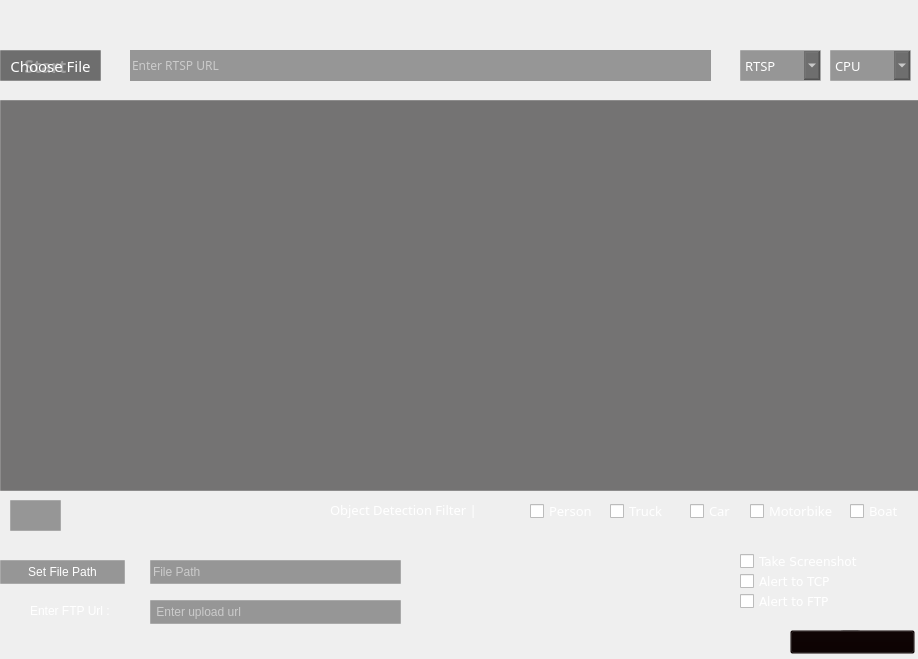
<?xml version="1.0" encoding="UTF-8"?>
<ui version="4.0">
 <class>MainWindow</class>
 <widget class="QMainWindow" name="MainWindow">
  <property name="geometry">
   <rect>
    <x>0</x>
    <y>0</y>
    <width>918</width>
    <height>659</height>
   </rect>
  </property>
  <property name="windowTitle">
   <string>Object Detection</string>
  </property>
  <property name="windowIcon">
   <iconset>
    <normaloff>:/Background/Background/logo.png</normaloff>:/Background/Background/logo.png</iconset>
  </property>
  <property name="styleSheet">
   <string notr="true"/>
  </property>
  <widget class="QWidget" name="centralwidget">
   <widget class="QGraphicsView" name="graphicsView">
    <property name="geometry">
     <rect>
      <x>0</x>
      <y>100</y>
      <width>921</width>
      <height>391</height>
     </rect>
    </property>
    <property name="sizePolicy">
     <sizepolicy hsizetype="Preferred" vsizetype="Preferred">
      <horstretch>0</horstretch>
      <verstretch>0</verstretch>
     </sizepolicy>
    </property>
    <property name="font">
     <font>
      <family>Century Gothic</family>
     </font>
    </property>
    <property name="styleSheet">
     <string notr="true">background: rgba( 14, 13, 13, 0.55 );
box-shadow: 0 8px 32px 0 rgba( 31, 38, 135, 0.37 );
backdrop-filter: blur( 20px );
-webkit-backdrop-filter: blur( 20px );
border: 1px solid rgba( 255, 255, 255, 0.18 );
border: opacity(0%);</string>
    </property>
    <property name="frameShape">
     <enum>QFrame::StyledPanel</enum>
    </property>
    <property name="frameShadow">
     <enum>QFrame::Raised</enum>
    </property>
    <property name="sizeAdjustPolicy">
     <enum>QAbstractScrollArea::AdjustIgnored</enum>
    </property>
   </widget>
   <widget class="QLineEdit" name="lineEdit">
    <property name="geometry">
     <rect>
      <x>130</x>
      <y>50</y>
      <width>581</width>
      <height>31</height>
     </rect>
    </property>
    <property name="font">
     <font>
      <family>Microsoft JhengHei Light</family>
      <pointsize>9</pointsize>
     </font>
    </property>
    <property name="styleSheet">
     <string notr="true">background: rgba( 76, 76, 76, 0.55 );
color: white;
box-shadow: 0 8px 32px 0 rgba( 31, 38, 135, 0.37 );
backdrop-filter: blur( 20px );
-webkit-backdrop-filter: blur( 20px );
border: opacity(0%);
</string>
    </property>
    <property name="frame">
     <bool>false</bool>
    </property>
    <property name="placeholderText">
     <string>Enter RTSP URL</string>
    </property>
    <property name="clearButtonEnabled">
     <bool>true</bool>
    </property>
   </widget>
   <widget class="QPushButton" name="start_button">
    <property name="geometry">
     <rect>
      <x>-10</x>
      <y>50</y>
      <width>111</width>
      <height>31</height>
     </rect>
    </property>
    <property name="font">
     <font>
      <family>Gill Sans MT</family>
      <pointsize>13</pointsize>
      <bold>true</bold>
      <underline>false</underline>
     </font>
    </property>
    <property name="mouseTracking">
     <bool>true</bool>
    </property>
    <property name="styleSheet">
     <string notr="true">background: rgba( 76, 76, 76, 0.55 );
color: white;
box-shadow: 0 8px 32px 0 rgba( 31, 38, 135, 0.37 );
backdrop-filter: blur( 20px );
-webkit-backdrop-filter: blur( 20px );
border: 1px solid rgba( 255, 255, 255, 0.18 );
border: opacity(0%);</string>
    </property>
    <property name="text">
     <string>Start</string>
    </property>
    <property name="autoRepeatDelay">
     <number>100</number>
    </property>
    <property name="autoDefault">
     <bool>true</bool>
    </property>
    <property name="default">
     <bool>true</bool>
    </property>
    <property name="flat">
     <bool>true</bool>
    </property>
   </widget>
   <widget class="QLabel" name="background">
    <property name="geometry">
     <rect>
      <x>-260</x>
      <y>-20</y>
      <width>1341</width>
      <height>781</height>
     </rect>
    </property>
    <property name="styleSheet">
     <string notr="true">image: url(:/Background/Background/Background.png);</string>
    </property>
    <property name="text">
     <string/>
    </property>
   </widget>
   <widget class="QPushButton" name="screenshot">
    <property name="enabled">
     <bool>true</bool>
    </property>
    <property name="geometry">
     <rect>
      <x>10</x>
      <y>500</y>
      <width>51</width>
      <height>31</height>
     </rect>
    </property>
    <property name="font">
     <font>
      <family>Century Gothic</family>
     </font>
    </property>
    <property name="styleSheet">
     <string notr="true">background: rgba( 76, 76, 76, 0.55 );
box-shadow: 0 8px 32px 0 rgba( 31, 38, 135, 0.37 );
backdrop-filter: blur( 20px );
-webkit-backdrop-filter: blur( 20px );
border: 1px solid rgba( 255, 255, 255, 0.18 );
border: opacity(0%);</string>
    </property>
    <property name="text">
     <string/>
    </property>
    <property name="icon">
     <iconset>
      <normaloff>:/Icons/Icons/landscapev1.png</normaloff>:/Icons/Icons/landscapev1.png</iconset>
    </property>
    <property name="shortcut">
     <string>S</string>
    </property>
    <property name="autoDefault">
     <bool>true</bool>
    </property>
    <property name="default">
     <bool>true</bool>
    </property>
    <property name="flat">
     <bool>false</bool>
    </property>
   </widget>
   <widget class="QPushButton" name="close_button">
    <property name="enabled">
     <bool>true</bool>
    </property>
    <property name="geometry">
     <rect>
      <x>880</x>
      <y>0</y>
      <width>41</width>
      <height>31</height>
     </rect>
    </property>
    <property name="focusPolicy">
     <enum>Qt::StrongFocus</enum>
    </property>
    <property name="acceptDrops">
     <bool>false</bool>
    </property>
    <property name="autoFillBackground">
     <bool>false</bool>
    </property>
    <property name="styleSheet">
     <string notr="true"/>
    </property>
    <property name="text">
     <string/>
    </property>
    <property name="icon">
     <iconset>
      <normaloff>:/Icons/Icons/cancel (1).png</normaloff>:/Icons/Icons/cancel (1).png</iconset>
    </property>
    <property name="shortcut">
     <string>P</string>
    </property>
    <property name="autoRepeat">
     <bool>false</bool>
    </property>
    <property name="autoRepeatDelay">
     <number>300</number>
    </property>
    <property name="autoRepeatInterval">
     <number>300</number>
    </property>
    <property name="autoDefault">
     <bool>true</bool>
    </property>
    <property name="default">
     <bool>true</bool>
    </property>
    <property name="flat">
     <bool>true</bool>
    </property>
   </widget>
   <widget class="QPushButton" name="minimize_button">
    <property name="enabled">
     <bool>true</bool>
    </property>
    <property name="geometry">
     <rect>
      <x>840</x>
      <y>0</y>
      <width>41</width>
      <height>31</height>
     </rect>
    </property>
    <property name="focusPolicy">
     <enum>Qt::StrongFocus</enum>
    </property>
    <property name="acceptDrops">
     <bool>false</bool>
    </property>
    <property name="autoFillBackground">
     <bool>false</bool>
    </property>
    <property name="styleSheet">
     <string notr="true"/>
    </property>
    <property name="text">
     <string/>
    </property>
    <property name="icon">
     <iconset>
      <normaloff>:/Icons/Icons/minimize-sign.png</normaloff>:/Icons/Icons/minimize-sign.png</iconset>
    </property>
    <property name="shortcut">
     <string>P</string>
    </property>
    <property name="autoRepeat">
     <bool>false</bool>
    </property>
    <property name="autoRepeatDelay">
     <number>300</number>
    </property>
    <property name="autoRepeatInterval">
     <number>300</number>
    </property>
    <property name="autoDefault">
     <bool>true</bool>
    </property>
    <property name="default">
     <bool>true</bool>
    </property>
    <property name="flat">
     <bool>true</bool>
    </property>
   </widget>
   <widget class="QLabel" name="label">
    <property name="geometry">
     <rect>
      <x>350</x>
      <y>220</y>
      <width>211</width>
      <height>131</height>
     </rect>
    </property>
    <property name="styleSheet">
     <string notr="true">image: url(:/Background/Background/logo.png);</string>
    </property>
    <property name="text">
     <string/>
    </property>
   </widget>
   <widget class="QCheckBox" name="filter_truck">
    <property name="geometry">
     <rect>
      <x>610</x>
      <y>500</y>
      <width>61</width>
      <height>22</height>
     </rect>
    </property>
    <property name="font">
     <font>
      <family>Exan</family>
      <pointsize>10</pointsize>
     </font>
    </property>
    <property name="styleSheet">
     <string notr="true">QCheckBox {color: white;}</string>
    </property>
    <property name="text">
     <string>Truck</string>
    </property>
    <property name="tristate">
     <bool>false</bool>
    </property>
   </widget>
   <widget class="QLabel" name="label_filter">
    <property name="geometry">
     <rect>
      <x>330</x>
      <y>500</y>
      <width>191</width>
      <height>20</height>
     </rect>
    </property>
    <property name="font">
     <font>
      <family>Exan</family>
      <pointsize>10</pointsize>
     </font>
    </property>
    <property name="styleSheet">
     <string notr="true">QLabel {color: white;}</string>
    </property>
    <property name="text">
     <string>Object Detection Filter |</string>
    </property>
   </widget>
   <widget class="QCheckBox" name="filter_car">
    <property name="geometry">
     <rect>
      <x>690</x>
      <y>500</y>
      <width>51</width>
      <height>22</height>
     </rect>
    </property>
    <property name="font">
     <font>
      <family>Exan</family>
      <pointsize>10</pointsize>
     </font>
    </property>
    <property name="styleSheet">
     <string notr="true">QCheckBox {color: white;}</string>
    </property>
    <property name="text">
     <string>Car</string>
    </property>
    <property name="tristate">
     <bool>false</bool>
    </property>
   </widget>
   <widget class="QCheckBox" name="filter_motorbike">
    <property name="geometry">
     <rect>
      <x>750</x>
      <y>500</y>
      <width>91</width>
      <height>22</height>
     </rect>
    </property>
    <property name="font">
     <font>
      <family>Exan</family>
      <pointsize>10</pointsize>
     </font>
    </property>
    <property name="styleSheet">
     <string notr="true">QCheckBox {color: white;}</string>
    </property>
    <property name="text">
     <string>Motorbike</string>
    </property>
    <property name="tristate">
     <bool>false</bool>
    </property>
   </widget>
   <widget class="QCheckBox" name="filter_boat">
    <property name="geometry">
     <rect>
      <x>850</x>
      <y>500</y>
      <width>61</width>
      <height>22</height>
     </rect>
    </property>
    <property name="font">
     <font>
      <family>Exan</family>
      <pointsize>10</pointsize>
     </font>
    </property>
    <property name="styleSheet">
     <string notr="true">QCheckBox {color: white;}</string>
    </property>
    <property name="text">
     <string>Boat</string>
    </property>
    <property name="tristate">
     <bool>false</bool>
    </property>
   </widget>
   <widget class="QCheckBox" name="filter_person">
    <property name="geometry">
     <rect>
      <x>530</x>
      <y>500</y>
      <width>71</width>
      <height>22</height>
     </rect>
    </property>
    <property name="font">
     <font>
      <family>Exan</family>
      <pointsize>10</pointsize>
     </font>
    </property>
    <property name="styleSheet">
     <string notr="true">QCheckBox {color: white;}</string>
    </property>
    <property name="text">
     <string>Person</string>
    </property>
    <property name="tristate">
     <bool>false</bool>
    </property>
   </widget>
   <widget class="QPushButton" name="selectFileButton">
    <property name="geometry">
     <rect>
      <x>0</x>
      <y>560</y>
      <width>125</width>
      <height>24</height>
     </rect>
    </property>
    <property name="styleSheet">
     <string notr="true">background: rgba( 76, 76, 76, 0.55 );
color: white;
box-shadow: 0 8px 32px 0 rgba( 31, 38, 135, 0.37 );
backdrop-filter: blur( 20px );
-webkit-backdrop-filter: blur( 20px );
border: 1px solid rgba( 255, 255, 255, 0.18 );
border: opacity(0%);</string>
    </property>
    <property name="text">
     <string>Set File Path</string>
    </property>
   </widget>
   <widget class="QLineEdit" name="uploadUrlLineEdit">
    <property name="geometry">
     <rect>
      <x>150</x>
      <y>600</y>
      <width>251</width>
      <height>24</height>
     </rect>
    </property>
    <property name="styleSheet">
     <string notr="true">background: rgba( 76, 76, 76, 0.55 );
color: white;
box-shadow: 0 8px 32px 0 rgba( 31, 38, 135, 0.37 );
backdrop-filter: blur( 20px );
-webkit-backdrop-filter: blur( 20px );
border: 1px solid rgba( 255, 255, 255, 0.18 );
border: opacity(0%);</string>
    </property>
    <property name="placeholderText">
     <string> Enter upload url</string>
    </property>
   </widget>
   <widget class="QLineEdit" name="fileNameLineEdit">
    <property name="geometry">
     <rect>
      <x>150</x>
      <y>560</y>
      <width>251</width>
      <height>24</height>
     </rect>
    </property>
    <property name="styleSheet">
     <string notr="true">background: rgba( 76, 76, 76, 0.55 );
color: white;
box-shadow: 0 8px 32px 0 rgba( 31, 38, 135, 0.37 );
backdrop-filter: blur( 20px );
-webkit-backdrop-filter: blur( 20px );
border: 1px solid rgba( 255, 255, 255, 0.18 );
border: opacity(0%);</string>
    </property>
    <property name="readOnly">
     <bool>true</bool>
    </property>
    <property name="placeholderText">
     <string>File Path</string>
    </property>
   </widget>
   <widget class="QPushButton" name="uploadButton">
    <property name="enabled">
     <bool>false</bool>
    </property>
    <property name="geometry">
     <rect>
      <x>790</x>
      <y>630</y>
      <width>125</width>
      <height>24</height>
     </rect>
    </property>
    <property name="styleSheet">
     <string notr="true">background-color: rgba(10, 0, 0, 0);</string>
    </property>
    <property name="text">
     <string/>
    </property>
   </widget>
   <widget class="QProgressBar" name="progressBar">
    <property name="geometry">
     <rect>
      <x>840</x>
      <y>630</y>
      <width>21</width>
      <height>16</height>
     </rect>
    </property>
    <property name="font">
     <font>
      <family>Centauri</family>
     </font>
    </property>
    <property name="styleSheet">
     <string notr="true">background-color: dark grey;
color: white;
border: opacity(0%);
</string>
    </property>
    <property name="value">
     <number>0</number>
    </property>
   </widget>
   <widget class="QComboBox" name="comboBox">
    <property name="geometry">
     <rect>
      <x>830</x>
      <y>50</y>
      <width>81</width>
      <height>31</height>
     </rect>
    </property>
    <property name="font">
     <font>
      <family>Exan</family>
      <pointsize>10</pointsize>
      <bold>false</bold>
     </font>
    </property>
    <property name="styleSheet">
     <string notr="true">background: rgba( 76, 76, 76, 0.55 );
color: white;
box-shadow: 0 8px 32px 0 rgba( 31, 38, 135, 0.37 );
backdrop-filter: blur( 20px );
-webkit-backdrop-filter: blur( 20px );
border: 1px solid rgba( 255, 255, 255, 0.18 );
border: opacity(0%);</string>
    </property>
    <item>
     <property name="text">
      <string>CPU</string>
     </property>
    </item>
    <item>
     <property name="text">
      <string>GPU</string>
     </property>
    </item>
   </widget>
   <widget class="QLabel" name="label_2">
    <property name="geometry">
     <rect>
      <x>30</x>
      <y>600</y>
      <width>91</width>
      <height>21</height>
     </rect>
    </property>
    <property name="styleSheet">
     <string notr="true">color: white;
border: opacity(0%);
</string>
    </property>
    <property name="text">
     <string>Enter FTP Url :</string>
    </property>
   </widget>
   <widget class="QCheckBox" name="screenShot_checkBox">
    <property name="enabled">
     <bool>true</bool>
    </property>
    <property name="geometry">
     <rect>
      <x>740</x>
      <y>550</y>
      <width>171</width>
      <height>22</height>
     </rect>
    </property>
    <property name="font">
     <font>
      <family>Verdana</family>
      <pointsize>9</pointsize>
     </font>
    </property>
    <property name="styleSheet">
     <string notr="true">color: white;
</string>
    </property>
    <property name="text">
     <string>Take Screenshot</string>
    </property>
    <property name="checked">
     <bool>false</bool>
    </property>
   </widget>
   <widget class="QComboBox" name="source_comboBox">
    <property name="geometry">
     <rect>
      <x>740</x>
      <y>50</y>
      <width>81</width>
      <height>31</height>
     </rect>
    </property>
    <property name="font">
     <font>
      <family>Exan</family>
      <pointsize>10</pointsize>
     </font>
    </property>
    <property name="styleSheet">
     <string notr="true">background: rgba( 76, 76, 76, 0.55 );
color: white;
box-shadow: 0 8px 32px 0 rgba( 31, 38, 135, 0.37 );
backdrop-filter: blur( 20px );
-webkit-backdrop-filter: blur( 20px );
border: 1px solid rgba( 255, 255, 255, 0.18 );
border: opacity(0%);</string>
    </property>
    <item>
     <property name="text">
      <string>RTSP</string>
     </property>
    </item>
    <item>
     <property name="text">
      <string>Video</string>
     </property>
    </item>
    <item>
     <property name="text">
      <string>Image</string>
     </property>
    </item>
    <item>
     <property name="text">
      <string>Camera</string>
     </property>
    </item>
   </widget>
   <widget class="QPushButton" name="pushButton_2">
    <property name="geometry">
     <rect>
      <x>0</x>
      <y>50</y>
      <width>101</width>
      <height>31</height>
     </rect>
    </property>
    <property name="font">
     <font>
      <family>Gill Sans MT</family>
      <pointsize>11</pointsize>
      <bold>false</bold>
     </font>
    </property>
    <property name="styleSheet">
     <string notr="true">background: rgba( 76, 76, 76, 0.55 );
color: white;
box-shadow: 0 8px 32px 0 rgba( 31, 38, 135, 0.37 );
backdrop-filter: blur( 20px );
-webkit-backdrop-filter: blur( 20px );
border: 1px solid rgba( 255, 255, 255, 0.18 );
border: opacity(0%);</string>
    </property>
    <property name="text">
     <string>Choose File</string>
    </property>
   </widget>
   <widget class="QCheckBox" name="TCP_checkBox">
    <property name="geometry">
     <rect>
      <x>740</x>
      <y>570</y>
      <width>131</width>
      <height>22</height>
     </rect>
    </property>
    <property name="font">
     <font>
      <family>Verdana</family>
      <pointsize>9</pointsize>
     </font>
    </property>
    <property name="styleSheet">
     <string notr="true">color: white;
border: opacity(0%);</string>
    </property>
    <property name="text">
     <string>Alert to TCP</string>
    </property>
   </widget>
   <widget class="QCheckBox" name="FTP_checkBox">
    <property name="geometry">
     <rect>
      <x>740</x>
      <y>590</y>
      <width>141</width>
      <height>22</height>
     </rect>
    </property>
    <property name="font">
     <font>
      <family>Verdana</family>
      <pointsize>9</pointsize>
     </font>
    </property>
    <property name="styleSheet">
     <string notr="true">color: white;
border: opacity(0%);
</string>
    </property>
    <property name="text">
     <string>Alert to FTP</string>
    </property>
   </widget>
   <zorder>progressBar</zorder>
   <zorder>background</zorder>
   <zorder>lineEdit</zorder>
   <zorder>start_button</zorder>
   <zorder>screenshot</zorder>
   <zorder>close_button</zorder>
   <zorder>minimize_button</zorder>
   <zorder>filter_truck</zorder>
   <zorder>label_filter</zorder>
   <zorder>filter_car</zorder>
   <zorder>filter_motorbike</zorder>
   <zorder>filter_boat</zorder>
   <zorder>filter_person</zorder>
   <zorder>selectFileButton</zorder>
   <zorder>uploadUrlLineEdit</zorder>
   <zorder>fileNameLineEdit</zorder>
   <zorder>uploadButton</zorder>
   <zorder>comboBox</zorder>
   <zorder>label_2</zorder>
   <zorder>screenShot_checkBox</zorder>
   <zorder>source_comboBox</zorder>
   <zorder>pushButton_2</zorder>
   <zorder>TCP_checkBox</zorder>
   <zorder>FTP_checkBox</zorder>
   <zorder>label</zorder>
   <zorder>graphicsView</zorder>
  </widget>
  <action name="actionPlay">
   <property name="icon">
    <iconset>
     <normaloff>:/Images/Icons/3d-cube.png</normaloff>:/Images/Icons/3d-cube.png</iconset>
   </property>
   <property name="text">
    <string>Player</string>
   </property>
   <property name="iconText">
    <string>Player</string>
   </property>
   <property name="toolTip">
    <string>Player</string>
   </property>
  </action>
 </widget>
 <resources/>
 <connections>
  <connection>
   <sender>close_button</sender>
   <signal>clicked()</signal>
   <receiver>MainWindow</receiver>
   <slot>close()</slot>
   <hints>
    <hint type="sourcelabel">
     <x>805</x>
     <y>16</y>
    </hint>
    <hint type="destinationlabel">
     <x>806</x>
     <y>81</y>
    </hint>
   </hints>
  </connection>
  <connection>
   <sender>minimize_button</sender>
   <signal>clicked()</signal>
   <receiver>MainWindow</receiver>
   <slot>showMinimized()</slot>
   <hints>
    <hint type="sourcelabel">
     <x>758</x>
     <y>18</y>
    </hint>
    <hint type="destinationlabel">
     <x>629</x>
     <y>10</y>
    </hint>
   </hints>
  </connection>
  <connection>
   <sender>lineEdit</sender>
   <signal>returnPressed()</signal>
   <receiver>start_button</receiver>
   <slot>click()</slot>
   <hints>
    <hint type="sourcelabel">
     <x>157</x>
     <y>72</y>
    </hint>
    <hint type="destinationlabel">
     <x>71</x>
     <y>72</y>
    </hint>
   </hints>
  </connection>
 </connections>
</ui>
